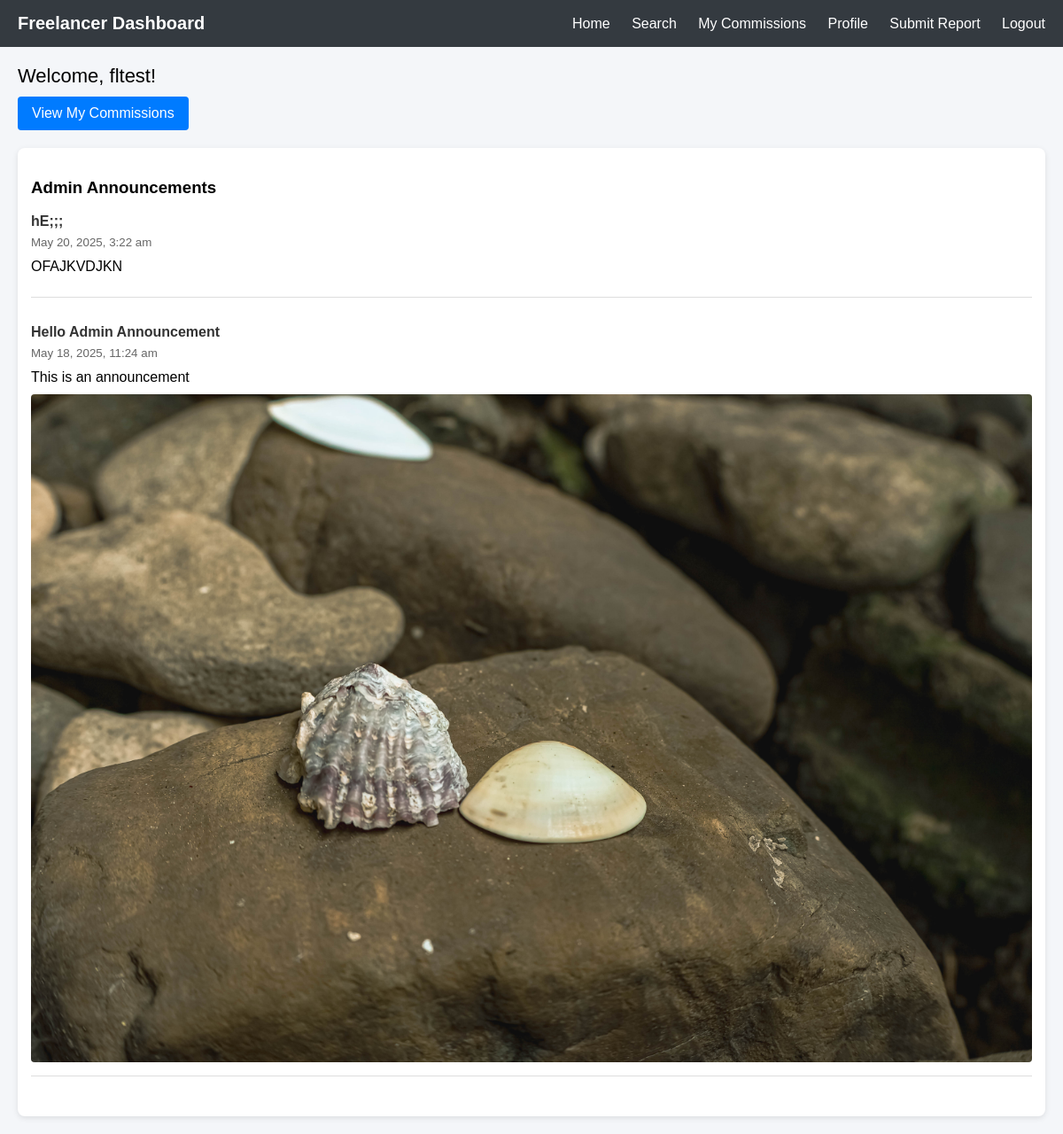
Page /flhome.php (signed in) on the committed database.
### tables this page shows
CREATE TABLE `announcements` (
  `id` int(11) NOT NULL,
  `title` varchar(255) NOT NULL,
  `message` text NOT NULL,
  `image_path` varchar(255) DEFAULT NULL,
  `created_at` timestamp NOT NULL DEFAULT current_timestamp()
);

### flhome.php (the view, shortened to what this page needs)
<?php
require 'db.php';
$announcements = [];
$announce_query = "
    SELECT title, message, created_at, image_path
      FROM announcements
  ORDER BY created_at DESC
";
$result_announce = $conn->query($announce_query);
if ($result_announce && $result_announce->num_rows > 0) {
    while ($row = $result_announce->fetch_assoc()) {
        $announcements[] = $row;
    }
}
?>
<!DOCTYPE html>
<html lang="en">
<head>
</head>
<body>
<nav>
    <div class="left">Freelancer Dashboard</div>
    <div class="right">
        <a href="flhome.php">Home</a>
        <a href="search.php">Search</a>
        <a href="my_commissions.php">My Commissions</a>
        <a href="flprofile2.php">Profile</a>
        <a href="submit_report.php">Submit Report</a>
        <a href="logout.php">Logout</a>
    </div>
</nav>
<div class="container">
    <div class="welcome">
        Welcome, <?php echo htmlspecialchars($_SESSION['username']); ?>!
    </div>
    <a href="my_commissions.php" class="btn">View My Commissions</a>
    <div class="feed">
        <h3>Admin Announcements</h3>
        <?php if (empty($announcements)): ?>
            <p>No announcements at the moment.</p>
        <?php else: ?>
            <?php foreach ($announcements as $announce): ?>
                <div class="announcement">
                    <h4><?php echo htmlspecialchars($announce['title']); ?></h4>
                    <small>
                        <?php
                            echo date(
                                "F j, Y, g:i a",
                                strtotime($announce['created_at'])
                            );
                        ?>
                    </small>
                    <p><?php echo nl2br(htmlspecialchars($announce['message'])); ?></p>
                    <?php if (!empty($announce['image_path'])): ?>
                        <img
                          src="uploads/<?php echo htmlspecialchars($announce['image_path']); ?>"
                          alt="Announcement Image"
                        >
                    <?php endif; ?>
                </div>
            <?php endforeach; ?>
        <?php endif; ?>
    </div>
</div>
</body>
</html>

### flhome.php (style rules this page uses)
body { font-family: Arial, sans-serif; background: #f4f6f9; margin: 0; padding: 0; }
nav { background: #343a40; color: white; padding: 15px 20px; display: flex; justify-content: space-between; align-items: center; }
nav .left { font-size: 20px; font-weight: bold; }
nav .right a { color: white; margin-left: 20px; text-decoration: none; }
.container { padding: 20px; }
.welcome { font-size: 22px; margin-bottom: 10px; }
.btn { display: inline-block; margin-bottom: 20px; padding: 10px 16px; background: #007bff; color: #fff; text-decoration: none; border-radius: 4px; }
.feed { background: white; border-radius: 8px; padding: 15px; box-shadow: 0 2px 6px rgba(0,0,0,0.1); }
.announcement { margin-bottom: 30px; border-bottom: 1px solid #ddd; padding-bottom: 15px; }
.announcement h4 { margin: 0 0 5px; color: #333; }
.announcement small { color: #666; }
.announcement p { margin: 10px 0; }
.announcement img { display: block; max-width: 100%; height: auto; margin-top: 10px; border-radius: 4px; }

### rows in the picture
announcements: title "hE;;;", created_at "May 20, 2025, 3:22 am", message "OFAJKVDJKN"
announcements: title "Hello Admin Announcement", created_at "May 18, 2025, 11:24 am", message "This is an announcement", image_path (picture)

### other values in the picture
$_SESSION['username'] "fltest"
